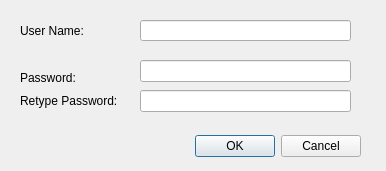
<?xml version="1.0" encoding="UTF-8"?>
<ui version="4.0">
 <class>NewUserDialog</class>
 <widget class="QDialog" name="NewUserDialog">
  <property name="geometry">
   <rect>
    <x>0</x>
    <y>0</y>
    <width>386</width>
    <height>171</height>
   </rect>
  </property>
  <property name="windowTitle">
   <string>Create New User</string>
  </property>
  <property name="modal">
   <bool>true</bool>
  </property>
  <widget class="QDialogButtonBox" name="buttonBox">
   <property name="geometry">
    <rect>
     <x>20</x>
     <y>130</y>
     <width>341</width>
     <height>32</height>
    </rect>
   </property>
   <property name="orientation">
    <enum>Qt::Horizontal</enum>
   </property>
   <property name="standardButtons">
    <set>QDialogButtonBox::Cancel|QDialogButtonBox::Ok</set>
   </property>
  </widget>
  <widget class="QLineEdit" name="userText">
   <property name="geometry">
    <rect>
     <x>140</x>
     <y>20</y>
     <width>211</width>
     <height>21</height>
    </rect>
   </property>
  </widget>
  <widget class="QLineEdit" name="pwText1">
   <property name="geometry">
    <rect>
     <x>140</x>
     <y>60</y>
     <width>211</width>
     <height>22</height>
    </rect>
   </property>
   <property name="echoMode">
    <enum>QLineEdit::Password</enum>
   </property>
  </widget>
  <widget class="QLabel" name="userLabel">
   <property name="geometry">
    <rect>
     <x>20</x>
     <y>20</y>
     <width>111</width>
     <height>21</height>
    </rect>
   </property>
   <property name="text">
    <string>User Name:</string>
   </property>
  </widget>
  <widget class="QLabel" name="pwLabel1">
   <property name="geometry">
    <rect>
     <x>20</x>
     <y>70</y>
     <width>71</width>
     <height>16</height>
    </rect>
   </property>
   <property name="text">
    <string>Password:</string>
   </property>
  </widget>
  <widget class="QLineEdit" name="pwText2">
   <property name="geometry">
    <rect>
     <x>140</x>
     <y>90</y>
     <width>211</width>
     <height>22</height>
    </rect>
   </property>
   <property name="echoMode">
    <enum>QLineEdit::Password</enum>
   </property>
  </widget>
  <widget class="QLabel" name="pwLabel2">
   <property name="geometry">
    <rect>
     <x>20</x>
     <y>90</y>
     <width>101</width>
     <height>21</height>
    </rect>
   </property>
   <property name="text">
    <string>Retype Password:</string>
   </property>
  </widget>
 </widget>
 <tabstops>
  <tabstop>userText</tabstop>
  <tabstop>pwText1</tabstop>
  <tabstop>pwText2</tabstop>
  <tabstop>buttonBox</tabstop>
 </tabstops>
 <resources/>
 <connections>
  <connection>
   <sender>buttonBox</sender>
   <signal>accepted()</signal>
   <receiver>NewUserDialog</receiver>
   <slot>accept()</slot>
   <hints>
    <hint type="sourcelabel">
     <x>248</x>
     <y>254</y>
    </hint>
    <hint type="destinationlabel">
     <x>157</x>
     <y>274</y>
    </hint>
   </hints>
  </connection>
  <connection>
   <sender>buttonBox</sender>
   <signal>rejected()</signal>
   <receiver>NewUserDialog</receiver>
   <slot>reject()</slot>
   <hints>
    <hint type="sourcelabel">
     <x>316</x>
     <y>260</y>
    </hint>
    <hint type="destinationlabel">
     <x>286</x>
     <y>274</y>
    </hint>
   </hints>
  </connection>
 </connections>
</ui>
